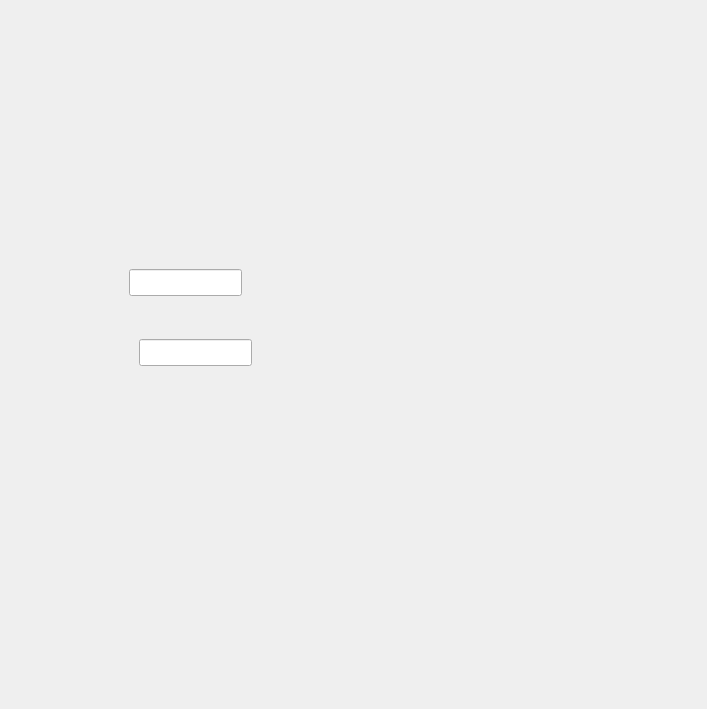
<?xml version="1.0" encoding="UTF-8"?>
<ui version="4.0">
 <class>TestMainWindow</class>
 <widget class="QMainWindow" name="TestMainWindow">
  <property name="geometry">
   <rect>
    <x>0</x>
    <y>0</y>
    <width>707</width>
    <height>709</height>
   </rect>
  </property>
  <property name="windowTitle">
   <string>TestMainWindow</string>
  </property>
  <widget class="QWidget" name="centralwidget">
   <layout class="QVBoxLayout" name="verticalLayout">
    <item>
     <widget class="CustDockArea" name="widget" native="true">
      <widget class="CustDock" name="widget_2" native="true">
       <property name="geometry">
        <rect>
         <x>70</x>
         <y>180</y>
         <width>211</width>
         <height>241</height>
        </rect>
       </property>
       <widget class="QLineEdit" name="lineEdit">
        <property name="geometry">
         <rect>
          <x>50</x>
          <y>80</y>
          <width>113</width>
          <height>27</height>
         </rect>
        </property>
       </widget>
       <widget class="QLineEdit" name="lineEdit_2">
        <property name="geometry">
         <rect>
          <x>60</x>
          <y>150</y>
          <width>113</width>
          <height>27</height>
         </rect>
        </property>
       </widget>
      </widget>
     </widget>
    </item>
   </layout>
  </widget>
 </widget>
 <customwidgets>
  <customwidget>
   <class>CustDockArea</class>
   <extends>QWidget</extends>
   <header>CustomWidgets.h</header>
   <container>1</container>
  </customwidget>
  <customwidget>
   <class>CustDock</class>
   <extends>QWidget</extends>
   <header>CustomWidgets.h</header>
   <container>1</container>
  </customwidget>
 </customwidgets>
 <resources/>
 <connections/>
</ui>
